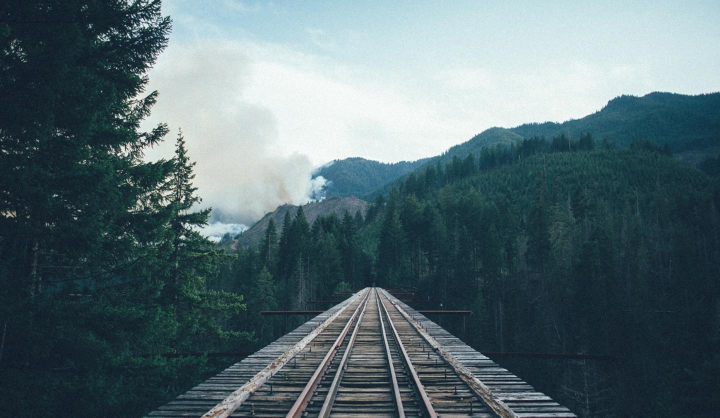
#> input picture background3.jpg, 1440 x 835 px (shown at 1/2 size)
$ jupyter execute --allow-errors 'hw 22-06.ipynb'   (shell and % lines are left out)   (Python 2 division)
#> lines starting #> are read from the running program, lines starting #| are printed output that depends on the picture
[cell 1]
import numpy as np
from matplotlib import pyplot as plt
import pandas as pd
import cv2
from sklearn.datasets import make_blobs

#> (a cell that did not finish here is left out)

[cell 3]
plt.figure(0)
plt.grid('on')
#> (the rest of this cell did not finish here and is left out)

[cell 4]
#set no of dimensions
k = 3

clusters = {}
colors = ['red', 'green', 'blue', 'yellow', 'cyan', 'pink']

#> (the rest of this cell did not finish here and is left out)

[cell 5]
def distance(x1, x2):
    return np.sqrt(np.sum((x1 - x2)**2))

[cell 6]
def kmeans(train, k=3, i=5):
    for i in range(i):
        #allocation of each point to a cluster on the basis of distance
        for ix in range(train.shape[0]):
            dist = []
            for kx in range(k):
                d  = distance(clusters[kx]['center'], train[ix])
                dist.append(d)
            cl_id = np.argmin(dist)
            clusters[cl_id]['points'].append(train[ix])

        for kx in range(k):
            pts = np.asarray(clusters[kx]['points'])
            if pts.shape[0]>0:
                new_center = pts.mean(axis = 0)
            else :
                new_center = clusters[kx]['center']

            clusters[kx]['points'] = pts
            clusters[kx]['center'] = new_center

        plt.figure(0)

        for kx in range(k):

            cc = clusters[kx]['center']
            pts = clusters[kx]['points']
            try:
                plt.scatter(pts[:, 0], pts[:, 1], color = clusters[kx]['color'])
            except:
                pass

            plt.scatter(cc[0], cc[1], color='black', s=100, marker='*')

            clusters[kx]['points'] = []

        plt.show()

#> (a cell that did not finish here is left out)

# Color extraction

[cell 8]
img = cv2.imread("./background3.jpg")
#> img is the input picture: shape (835, 1440, 3); mean B, G, R 113.8, 108, 87.9
img = cv2.cvtColor(img, cv2.COLOR_BGR2RGB)
plt.figure(0)
plt.imshow(img)
plt.show()
print img.shape
#| (835, 1440, 3)

[cell 9]
new_row = 100
new_col = int((float(img.shape[1])/img.shape[0])*new_row)
#> new_col = 172
img = cv2.resize(img,(new_col,new_row))
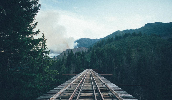
#> img: shape (100, 172, 3); mean R, G, B 88, 108.1, 113.9
img.shape
#> Out = (100, 172, 3)

[cell 10]
data = np.reshape(img, (-1, 3))
print data.shape
#| (17200, 3)

[cell 11]
from sklearn.cluster import KMeans

[cell 12]
km = KMeans(n_clusters=4)

[cell 13]
km.fit(data)

[cell 14]
centers = np.array(km.cluster_centers_, dtype = np.uint8)
print centers.shape
print centers

[cell 15]
import matplotlib.gridspec as gridspec

a = np.zeros((10, 10, 3))

plt.figure(0)


for i in range(centers.shape[0]):
    a[:,:,:] = centers[i]
    plt.subplot(1, 4, i+1)
    plt.imshow(a)
    plt.show()
#> this loop made 4 passes
#> pass 1, `plt.show()`:
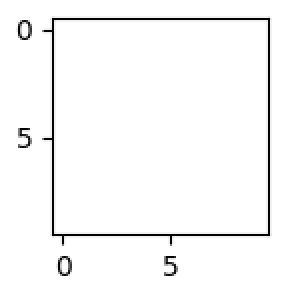
#> figure drawn by matplotlib, 1 panel

$ run again, with background2.jpg copied over background3.jpg
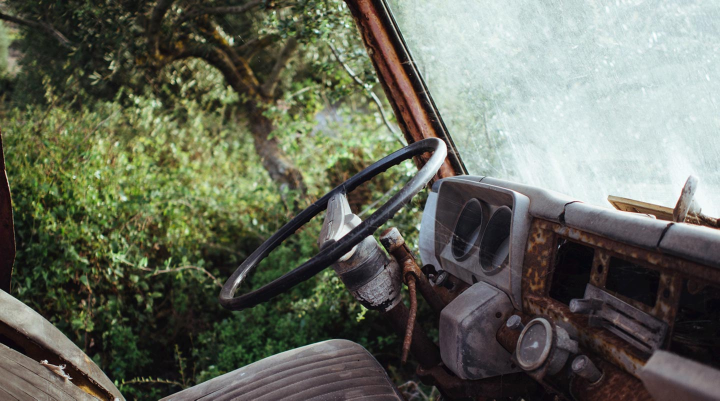
#> input picture background2.jpg, 1440 x 801 px (shown at 1/2 size)
#> img is the input picture: shape (801, 1440, 3); mean B, G, R 92.5, 106, 102.4
#| (801, 1440, 3)
#> `img = cv2.resize(img,(new_col,new_row))`:
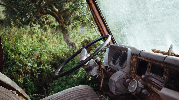
#> img: shape (100, 179, 3); mean R, G, B 102.3, 105.9, 92.4
#| (17900, 3)
